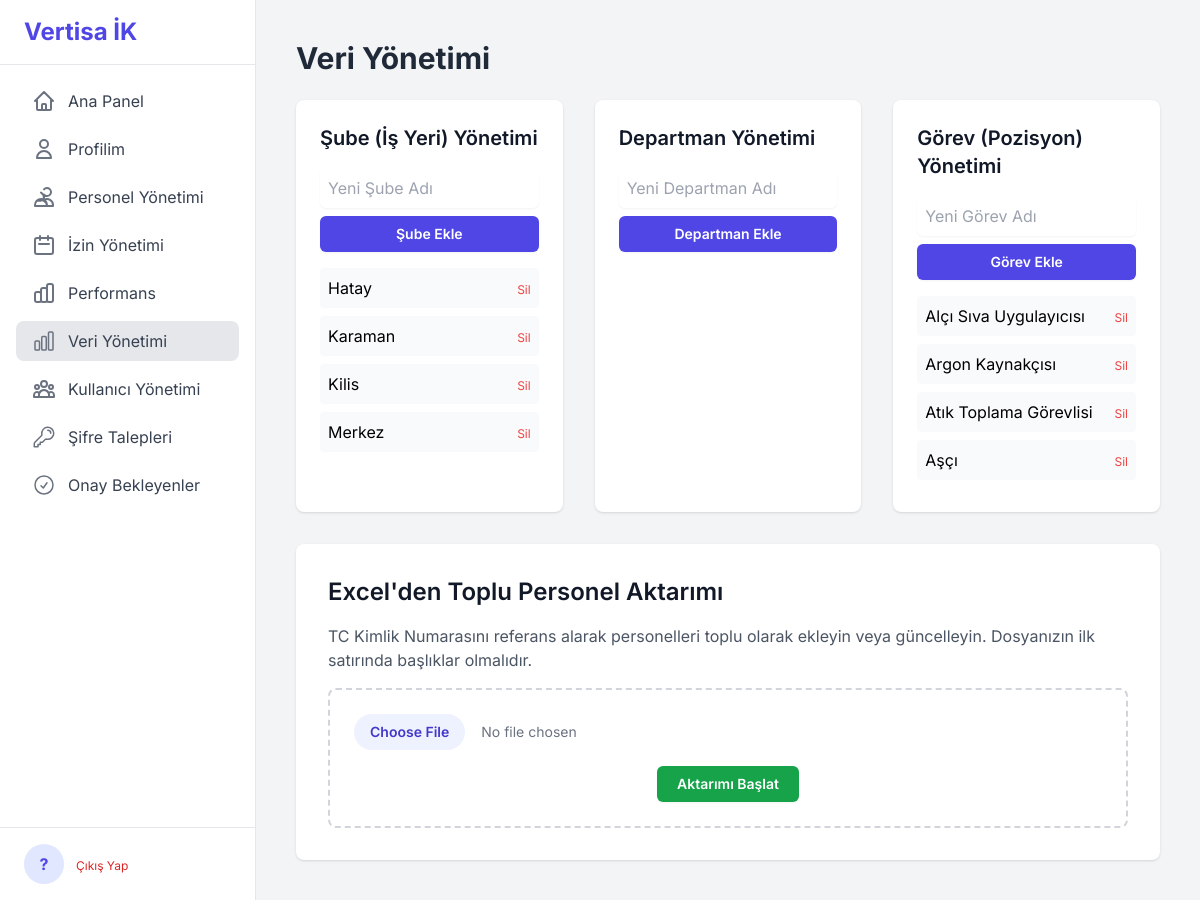
Screenshot of /data_management/ (signed in) with the database file from the repository.
### tables this page shows
CREATE TABLE subeler (id INTEGER PRIMARY KEY AUTOINCREMENT, sube_adi TEXT UNIQUE NOT NULL COLLATE NOCASE);

CREATE TABLE gorevler (id INTEGER PRIMARY KEY AUTOINCREMENT, gorev_adi TEXT UNIQUE NOT NULL COLLATE NOCASE);

### app/data_management.py (the view, shortened to what this page needs)
@bp.route('/', methods=['GET', 'POST'])
@admin_required
def manage():
    db = g.db
    subeler = db.execute("SELECT * FROM subeler ORDER BY sube_adi").fetchall()
    departmanlar = db.execute("SELECT * FROM departmanlar ORDER BY departman_adi").fetchall()
    gorevler = db.execute("SELECT * FROM gorevler ORDER BY gorev_adi").fetchall()
    return render_template('data_management.html', subeler=subeler, departmanlar=departmanlar, gorevler=gorevler)

### app/auth.py (called while the page is built)
def admin_required(view):
    @wraps(view)
    def wrapped_view(**kwargs):
        if session.get('role') != 'admin':
            flash("Bu sayfaya erişim yetkiniz bulunmamaktadır.", "danger")
            return redirect(url_for('dashboard.index'))
        return view(**kwargs)
    return wrapped_view

### app/templates/data_management.html (shortened to what this page needs)
{% extends "base.html" %}
{% block content %}
<div class="flex justify-between items-center mb-6">
    <h1 class="text-3xl font-bold text-gray-800">Veri Yönetimi</h1>
</div>
<div class="space-y-8">
    <div class="grid grid-cols-1 lg:grid-cols-3 gap-8">
        <div class="bg-white rounded-lg shadow p-6">
            <h2 class="text-xl font-semibold text-gray-900 mb-4">Şube (İş Yeri) Yönetimi</h2>
            <form action="{{ url_for('data_management.manage') }}" method="POST" class="space-y-2 mb-4">
                <input type="text" name="name" class="block w-full rounded-md border-gray-300 shadow-sm p-2" placeholder="Yeni Şube Adı">
                <button type="submit" class="w-full rounded-md bg-indigo-600 px-4 py-2 text-sm font-semibold text-white shadow-sm hover:bg-indigo-500">Şube Ekle</button>
            </form>
            <ul class="space-y-2 h-48 overflow-y-auto">
                {% for sube in subeler %}
                <li class="flex justify-between items-center p-2 bg-gray-50 rounded">
                    <span>{{ sube.sube_adi }}</span>
                    <form action="{{ url_for('data_management.delete', entity='sube', entity_id=sube.id) }}" method="POST" onsubmit="return confirm('Bu şubeyi silmek istediğinizden emin misiniz?');">
                        <button type="submit" class="text-red-500 hover:text-red-700 text-xs">Sil</button>
                    </form>
                </li>
                {% endfor %}
            </ul>
        </div>
        <div class="bg-white rounded-lg shadow p-6">
            <h2 class="text-xl font-semibold text-gray-900 mb-4">Departman Yönetimi</h2>
            <form action="{{ url_for('data_management.manage') }}" method="POST" class="space-y-2 mb-4">
                <input type="text" name="name" class="block w-full rounded-md border-gray-300 shadow-sm p-2" placeholder="Yeni Departman Adı">
                <button type="submit" class="w-full rounded-md bg-indigo-600 px-4 py-2 text-sm font-semibold text-white shadow-sm hover:bg-indigo-500">Departman Ekle</button>
            </form>
            <ul class="space-y-2 h-48 overflow-y-auto">
            </ul>
        </div>
        <div class="bg-white rounded-lg shadow p-6">
            <h2 class="text-xl font-semibold text-gray-900 mb-4">Görev (Pozisyon) Yönetimi</h2>
            <form action="{{ url_for('data_management.manage') }}" method="POST" class="space-y-2 mb-4">
                <input type="text" name="name" class="block w-full rounded-md border-gray-300 shadow-sm p-2" placeholder="Yeni Görev Adı">
                <button type="submit" class="w-full rounded-md bg-indigo-600 px-4 py-2 text-sm font-semibold text-white shadow-sm hover:bg-indigo-500">Görev Ekle</button>
            </form>
            <ul class="space-y-2 h-48 overflow-y-auto">
                {% for gorev in gorevler %}
                <li class="flex justify-between items-center p-2 bg-gray-50 rounded">
                    <span>{{ gorev.gorev_adi }}</span>
                     <form action="{{ url_for('data_management.delete', entity='gorev', entity_id=gorev.id) }}" method="POST" onsubmit="return confirm('Bu görevi silmek istediğinizden emin misiniz?');">
                        <button type="submit" class="text-red-500 hover:text-red-700 text-xs">Sil</button>
                    </form>
                </li>
                {% endfor %}
            </ul>
        </div>
    </div>
    <div class="bg-white rounded-lg shadow p-8">
        <h2 class="text-2xl font-semibold text-gray-900 mb-4">Excel'den Toplu Personel Aktarımı</h2>
        <p class="text-gray-600 mb-4">TC Kimlik Numarasını referans alarak personelleri toplu olarak ekleyin veya güncelleyin. Dosyanızın ilk satırında başlıklar olmalıdır.</p>
        <form action="{{ url_for('data_management.import_excel') }}" method="POST" enctype="multipart/form-data" class="border-2 border-dashed border-gray-300 rounded-lg p-6 text-center">
            <input type="file" name="excel_file" required accept=".xlsx, .xls" class="block w-full text-sm text-gray-500 file:mr-4 file:py-2 file:px-4 file:rounded-full file:border-0 file:text-sm file:font-semibold file:bg-indigo-50 file:text-indigo-700 hover:file:bg-indigo-100">
            <button type="submit" class="mt-4 rounded-md bg-green-600 px-5 py-2 text-sm font-semibold text-white shadow-sm hover:bg-green-700">Aktarımı Başlat</button>
        </form>
    </div>
</div>
{% endblock %}

### app/templates/base.html (style rules this page uses)
body { font-family: 'Inter', sans-serif; }

### rows the page displays
subeler: sube_adi "Hatay"
subeler: sube_adi "Karaman"
subeler: sube_adi "Kilis"
subeler: sube_adi "Merkez"
gorevler: gorev_adi "Alçı Sıva Uygulayıcısı"
gorevler: gorev_adi "Argon Kaynakçısı"
gorevler: gorev_adi "Atık Toplama Görevlisi"
gorevler: gorev_adi "Aşçı"

### other values shown
{{ session.ad_soyad[0]|upper if session.ad_soyad else '?' }} "?"
